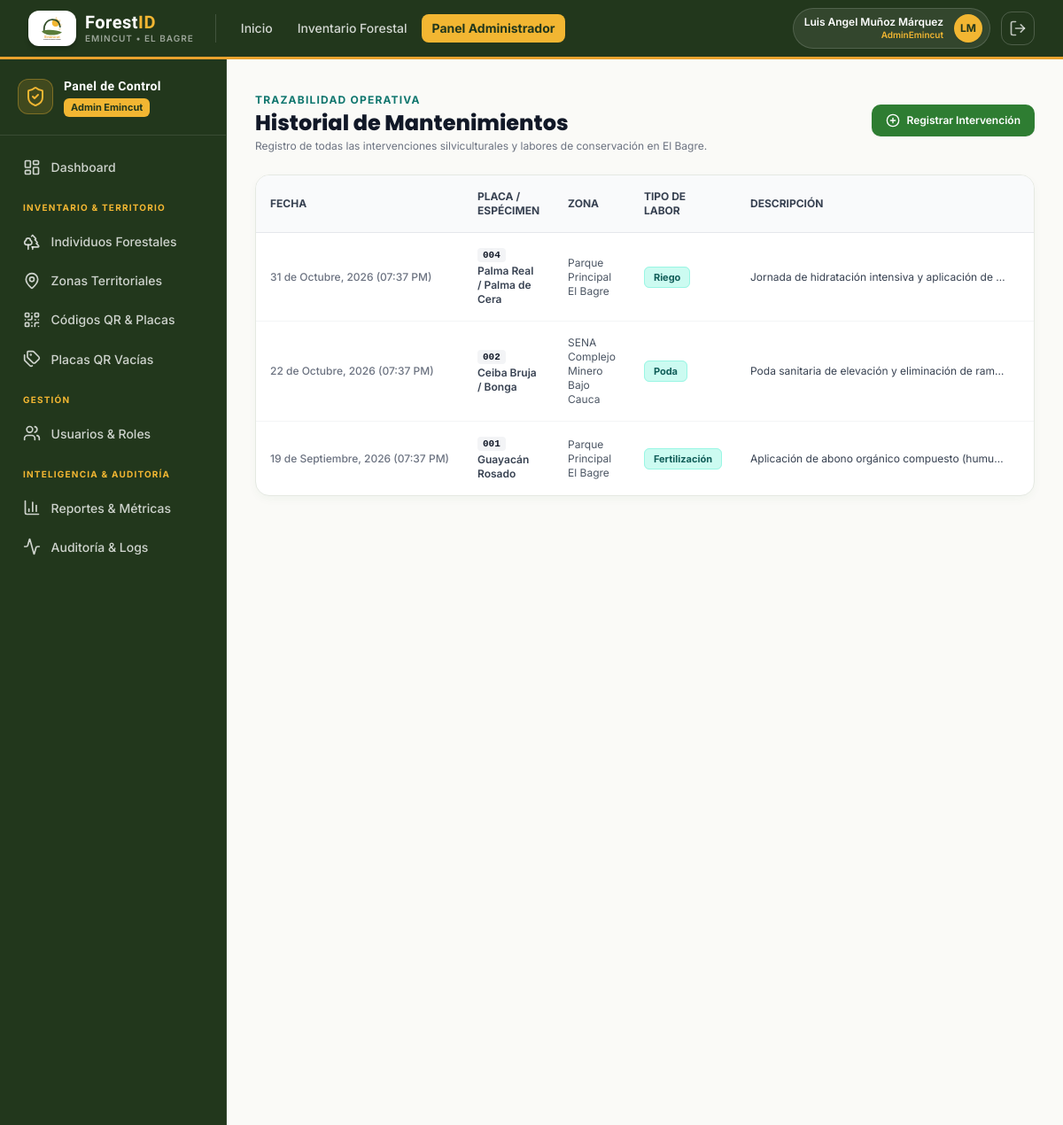
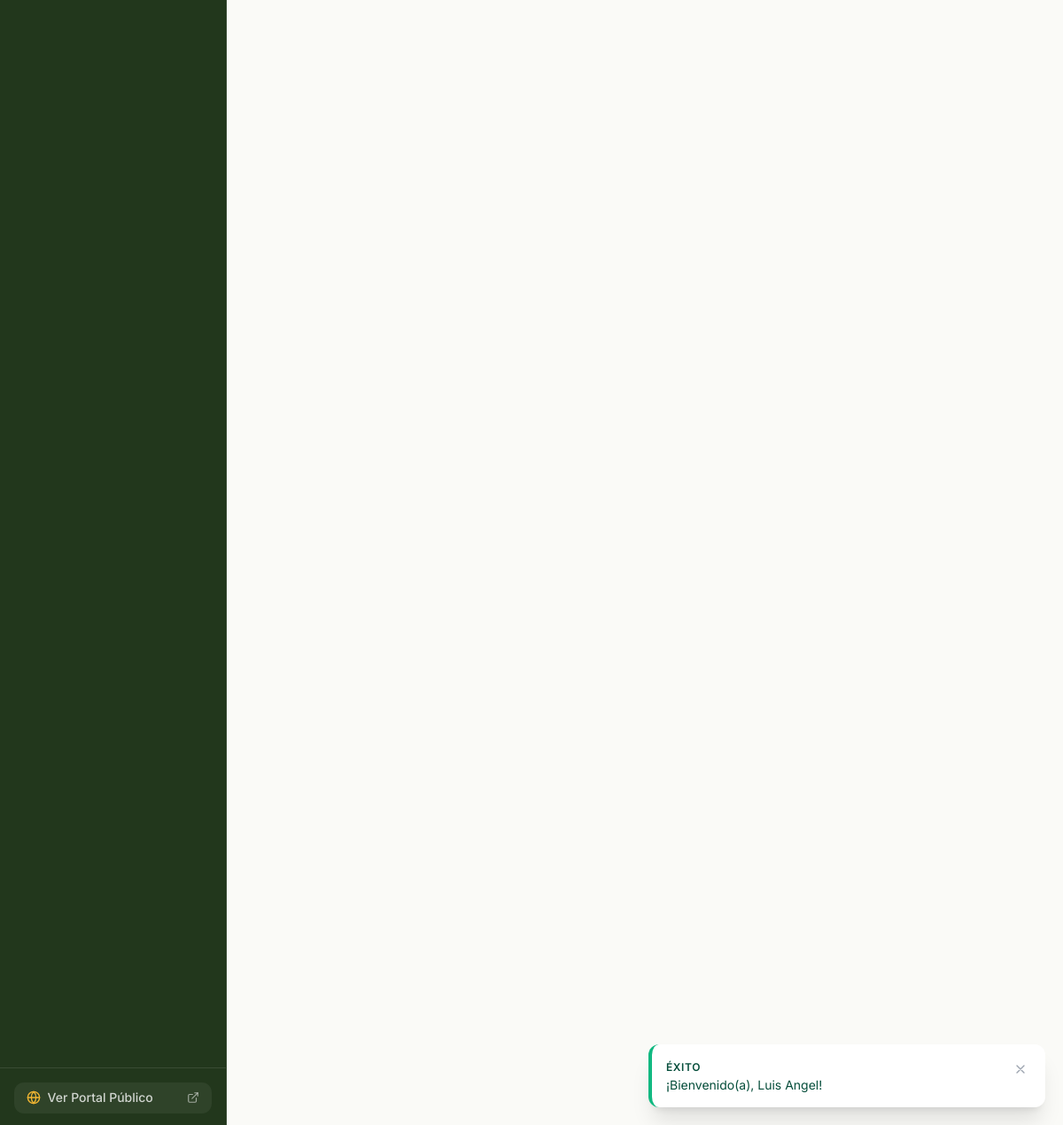
Page /operario/actividades/index.php (signed in) on the committed database (2 pictures, top to bottom).
### tables this page shows
CREATE TABLE `actividades_mantenimiento` (
    `id_actividad` CHAR(36) NOT NULL DEFAULT (UUID()),
    `id_individuo` CHAR(36) NOT NULL,
    `tipo_actividad` ENUM('Poda', 'Fumigación', 'Fertilización', 'Riego', 'Trasplante', 'Tala', 'Tutoreo', 'Reporte ciudadano', 'Otro') NOT NULL,
    `descripcion` TEXT NOT NULL,
    `evidencia_foto_url` VARCHAR(255) NULL,
    `realizado_por` CHAR(36) NULL COMMENT 'Nullable para permitir reportes ciudadanos anónimos',
    `fecha_actividad` DATETIME NOT NULL DEFAULT CURRENT_TIMESTAMP,
    `fecha_registro` DATETIME NOT NULL DEFAULT CURRENT_TIMESTAMP,
    PRIMARY KEY (`id_actividad`),
    CONSTRAINT `fk_actividades_individuos` FOREIGN KEY (`id_individuo`) REFERENCES `individuos_forestales` (`id_individuo`) ON UPDATE CASCADE ON DELETE CASCADE,
    CONSTRAINT `fk_actividades_usuarios` FOREIGN KEY (`realizado_por`) REFERENCES `usuarios` (`id_usuario`) ON UPDATE CASCADE ON DELETE SET NULL,
    INDEX `idx_actividades_individuo` (`id_individuo`),
    INDEX `idx_actividades_tipo` (`tipo_actividad`),
    INDEX `idx_actividades_fecha` (`fecha_actividad`)
);

CREATE TABLE `individuos_forestales` (
    `id_individuo` CHAR(36) NOT NULL DEFAULT (UUID()),
    `codigo_placa` VARCHAR(30) NOT NULL UNIQUE COMMENT 'Serie numérica física de la placa QR (ej. 448)',
    `id_zona` CHAR(36) NOT NULL,
    `nombre_comun` VARCHAR(150) NOT NULL,
    `nombre_cientifico` VARCHAR(150) NOT NULL,
    `familia_botanica` VARCHAR(100) NOT NULL,
    `tipo_individuo` ENUM('Árbol', 'Palma', 'Arbusto', 'Planta ornamental') NOT NULL DEFAULT 'Árbol',
    `fecha_siembra` DATE NULL,
    `latitud` DECIMAL(10,7) NOT NULL,
    `longitud` DECIMAL(10,7) NOT NULL,
    `dap_cm` DECIMAL(6,2) NOT NULL COMMENT 'Diámetro a la Altura del Pecho en centímetros (a 1.30 m)',
    `altura_total_m` DECIMAL(5,2) NOT NULL COMMENT 'Altura total estimada en metros',
    `diametro_copa_m` DECIMAL(5,2) NOT NULL COMMENT 'Diámetro promedio de copa en metros',
    `foto_principal_url` VARCHAR(255) NULL,
    `descripcion_general` TEXT NULL,
    `id_estado_fitosanitario_actual` CHAR(36) NULL COMMENT 'Referencia al último estado registrado',
    `qr_url` VARCHAR(255) NULL COMMENT 'Ruta relativa de la imagen QR generada',
    `registrado_por` CHAR(36) NOT NULL,
    `estado_registro` TINYINT(1) NOT NULL DEFAULT 1 COMMENT '1: Activo, 0: Dado de baja lógica',
    `fecha_registro` DATETIME NOT NULL DEFAULT CURRENT_TIMESTAMP,
    `fecha_actualizacion` DATETIME NOT NULL DEFAULT CURRENT_TIMESTAMP ON UPDATE CURRENT_TIMESTAMP,
    PRIMARY KEY (`id_individuo`),
    CONSTRAINT `fk_indiv_zonas` FOREIGN KEY (`id_zona`) REFERENCES `zonas` (`id_zona`) ON UPDATE CASCADE ON DELETE RESTRICT,
    CONSTRAINT `fk_indiv_usuarios` FOREIGN KEY (`registrado_por`) REFERENCES `usuarios` (`id_usuario`) ON UPDATE CASCADE ON DELETE RESTRICT,
    INDEX `idx_indiv_codigo_placa` (`codigo_placa`),
    INDEX `idx_indiv_zona` (`id_zona`),
    INDEX `idx_indiv_especie` (`nombre_comun`, `nombre_cientifico`),
    INDEX `idx_indiv_coords` (`latitud`, `longitud`)
);

CREATE TABLE `zonas` (
    `id_zona` CHAR(36) NOT NULL DEFAULT (UUID()),
    `nombre_zona` VARCHAR(100) NOT NULL,
    `descripcion` VARCHAR(255) NULL,
    `municipio` VARCHAR(100) NOT NULL DEFAULT 'El Bagre',
    `departamento` VARCHAR(100) NOT NULL DEFAULT 'Antioquia',
    `latitud_referencia` DECIMAL(10,7) NULL,
    `longitud_referencia` DECIMAL(10,7) NULL,
    `estado` TINYINT(1) NOT NULL DEFAULT 1 COMMENT '1: Activa, 0: Inactiva',
    `fecha_creacion` DATETIME NOT NULL DEFAULT CURRENT_TIMESTAMP,
    PRIMARY KEY (`id_zona`),
    INDEX `idx_zonas_municipio` (`municipio`)
);

### includes/auth_check.php (called while the page is built, shortened)
<?php
require_once __DIR__ . '/funciones.php';
function obtener_rol_actual(): ?string {
    return $_SESSION['usuario']['nombre_rol'] ?? null;
}
function es_admin(): bool {
    return obtener_rol_actual() === 'AdminEmincut';
}

### operario/actividades/index.php (the view, shortened to what this page needs)
<?php
require_once __DIR__ . '/../../includes/funciones.php';
require_once __DIR__ . '/../../includes/auth_check.php';
$pdo = getDBConnection();
$stmt = $pdo->query("
    SELECT a.*, i.codigo_placa, i.nombre_comun, z.nombre_zona, u.nombres, u.apellidos
    FROM `actividades_mantenimiento` a
    INNER JOIN `individuos_forestales` i ON a.id_individuo = i.id_individuo
    INNER JOIN `zonas` z ON i.id_zona = z.id_zona
    LEFT JOIN `usuarios` u ON a.realizado_por = u.id_usuario
    ORDER BY a.fecha_actividad DESC
");
$actividades = $stmt->fetchAll();
require_once __DIR__ . '/../../includes/header.php';
require_once __DIR__ . '/../../includes/navbar.php';
?>
<div class="flex-1 flex flex-col md:flex-row">
    <?php
    if (es_admin()) {
        require_once __DIR__ . '/../../includes/sidebar_admin.php';
    } else {
        require_once __DIR__ . '/../../includes/sidebar_operario.php';
    }
    ?>
    <main class="flex-1 p-6 sm:p-8 space-y-6 overflow-y-auto">
        <div class="flex flex-col sm:flex-row items-start sm:items-center justify-between gap-4">
            <div>
                <span class="text-xs font-bold text-teal-700 uppercase tracking-widest">Trazabilidad Operativa</span>
                <h1 class="font-heading font-extrabold text-2xl text-gray-900">Historial de Mantenimientos</h1>
                <p class="text-xs text-gray-500 mt-0.5">
                    Registro de todas las intervenciones silviculturales y labores de conservación en El Bagre.
                </p>
            </div>
            <a href="<?= BASE_URL ?>operario/actividades/crear.php" class="btn-forest-primary text-xs py-2.5 px-4 shadow-sm">
                <i data-lucide="plus-circle" class="w-4 h-4"></i> Registrar Intervención
            </a>
        </div>
        <div class="forest-card overflow-hidden">
            <div class="overflow-x-auto">
                <table class="w-full text-left text-xs text-gray-600">
                    <thead class="bg-gray-50 border-b border-gray-200 text-gray-700 uppercase font-semibold">
                        <tr>
                            <th class="p-4">Fecha</th>
                            <th class="p-4">Placa / Espécimen</th>
                            <th class="p-4">Zona</th>
                            <th class="p-4">Tipo de Labor</th>
                            <th class="p-4">Descripción</th>
                            <th class="p-4">Operario / Responsable</th>
                        </tr>
                    </thead>
                    <tbody class="divide-y divide-gray-100">
                        <?php if (empty($actividades)): ?>
                            <tr>
                                <td colspan="7" class="p-8 text-center text-gray-400 italic">No hay intervenciones registradas.</td>
                            </tr>
                        <?php else: ?>
                            <?php foreach ($actividades as $act): ?>
                                <tr class="hover:bg-gray-50 transition-colors">
                                    <td class="p-4 whitespace-nowrap text-gray-500 font-medium">
                                        <?= formatear_fecha($act['fecha_actividad'], true) ?>
                                    </td>
                                    <td class="p-4 font-semibold text-gray-900">
                                        <span class="font-mono bg-gray-100 px-1.5 py-0.5 rounded text-[11px] font-bold"><?= htmlspecialchars($act['codigo_placa']) ?></span>
                                        <div class="text-xs text-gray-700 mt-0.5"><?= htmlspecialchars($act['nombre_comun']) ?></div>
                                    </td>
                                    <td class="p-4"><?= htmlspecialchars($act['nombre_zona']) ?></td>
                                    <td class="p-4">
                                        <span class="px-2.5 py-1 rounded-md text-[11px] font-bold bg-teal-100 text-teal-800 border border-teal-200">
                                            <?= htmlspecialchars($act['tipo_actividad']) ?>
                                        </span>
                                    </td>
                                    <td class="p-4 max-w-xs truncate text-gray-700" title="<?= htmlspecialchars($act['descripcion']) ?>">
                                        <?= htmlspecialchars($act['descripcion']) ?>
                                    </td>
                                    <td class="p-4">
                                    </td>
                                </tr>
                            <?php endforeach; ?>
                        <?php endif; ?>
                    </tbody>
                </table>
            </div>
        </div>
    </main>
</div>
<?php require_once __DIR__ . '/../../includes/footer.php'; ?>

### assets/css/custom.css (style rules this page uses)
:root { --color-primary-dark: #1B5E20; --color-primary: #2E7D32; --color-primary-light: #4CAF50; --color-surface-soft: #E8F5E9; --color-surface-bg: #FAFAF7; --color-earth: #6D4C41; --color-text-main: #1F2937; }
body { background-color: var(--color-surface-bg); color: var(--color-text-main); font-family: 'Inter', -apple-system, BlinkMacSystemFont, "Segoe UI", Roboto, sans-serif; -webkit-font-smoothing: antialiased; }
h1, h2, h3, h4, h5, h6, .font-heading { font-family: 'Poppins', 'Inter', sans-serif; }
.forest-card { background: #FFFFFF; border: 1px solid #E5E9E2; border-radius: 1rem; box-shadow: 0 4px 12px -2px rgba(27, 94, 32, 0.05); transition: all 0.2s cubic-bezier(0.4, 0, 0.2, 1); }
.btn-forest-primary { background-color: #2E7D32; color: #FFFFFF; font-weight: 600; padding: 0.625rem 1.25rem; border-radius: 0.625rem; display: inline-flex; align-items: center; justify-content: center; gap: 0.5rem; transition: all 0.15s ease-in-out; }

### assets/css/emincut.css (style rules this page uses)
:root { --emi-verde: #5B7C3A; --emi-verde-claro: #7A9B54; --emi-verde-suave: #EDF2E5; --emi-verde-oscuro: #35502B; --emi-verde-noche: #22371C; --emi-ambar: #E9A22E; --emi-amarillo: #F2B632; --emi-amarillo-suave:#FBEFD4; --emi-blanco: #FFFFFF; --emi-hueso: #FBFAF6; --emi-tinta: #23291F; --emi-tinta-suave: #5C6455; }

### rows in the picture
actividades_mantenimiento: fecha_actividad "31 de Octubre, 2026 (07:37 PM)", id_individuo.codigo_placa "004", id_individuo.nombre_comun "Palma Real / Palma de Cera", zonas.nombre_zona "Parque Principal El Bagre", tipo_actividad "Riego", descripcion "Jornada de hidratación intensiva y aplicación de…"
actividades_mantenimiento: fecha_actividad "22 de Octubre, 2026 (07:37 PM)", id_individuo.codigo_placa "002", id_individuo.nombre_comun "Ceiba Bruja / Bonga", zonas.nombre_zona "SENA Complejo Minero Bajo Cauca", tipo_actividad "Poda", descripcion "Poda sanitaria de elevación y eliminación de ram…"
actividades_mantenimiento: fecha_actividad "19 de Septiembre, 2026 (07:37 PM)", id_individuo.codigo_placa "001", id_individuo.nombre_comun "Guayacán Rosado", zonas.nombre_zona "Parque Principal El Bagre", tipo_actividad "Fertilización", descripcion "Aplicación de abono orgánico compuesto (humu…"

### other values in the picture
$cfg['badge'] "ÉXITO"
$mensaje "¡Bienvenido(a), Luis Angel!"
$usuario_actual['nombres'] . ' ' . $usuario_actual['apellidos'] "Luis Angel Muñoz Márquez"
$usuario_actual['nombre_rol'] "AdminEmincut"
